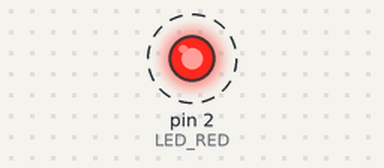
The sketch below on a simulated Arduino Uno, built with avr-gcc and run on an emulated ATmega328P. Shown: output pins drawn as LEDs (lit = HIGH). Dashed ring = blinking. What the sketch prints to the serial monitor is not drawn.

Above: at 0.5 s.
Timing chart, 0 to 4.6 s (numbered marks = the images above):
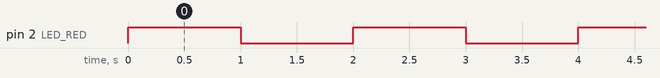

The sketch:

start.ino
```cpp
//int ledRed = 2;
#define LED_RED 2
#define ONE_SECOND 1000

void setup() {
  // put your setup code here, to run once:
  Serial.begin(9600);
  pinMode(LED_RED, OUTPUT);
}

void loop() {
  // put your main code here, to run repeatedly:
  Serial.println(LED_RED);
  blinkLed(LED_RED);
}

void blinkLed(int color) {
  digitalWrite(color,HIGH);
  delay(ONE_SECOND);
  digitalWrite(color,LOW);
  delay(ONE_SECOND);
}
```

Measured:
- by itself, pin 2 (LED_RED): alternates HIGH for 1.0 s and LOW for 1.0 s
